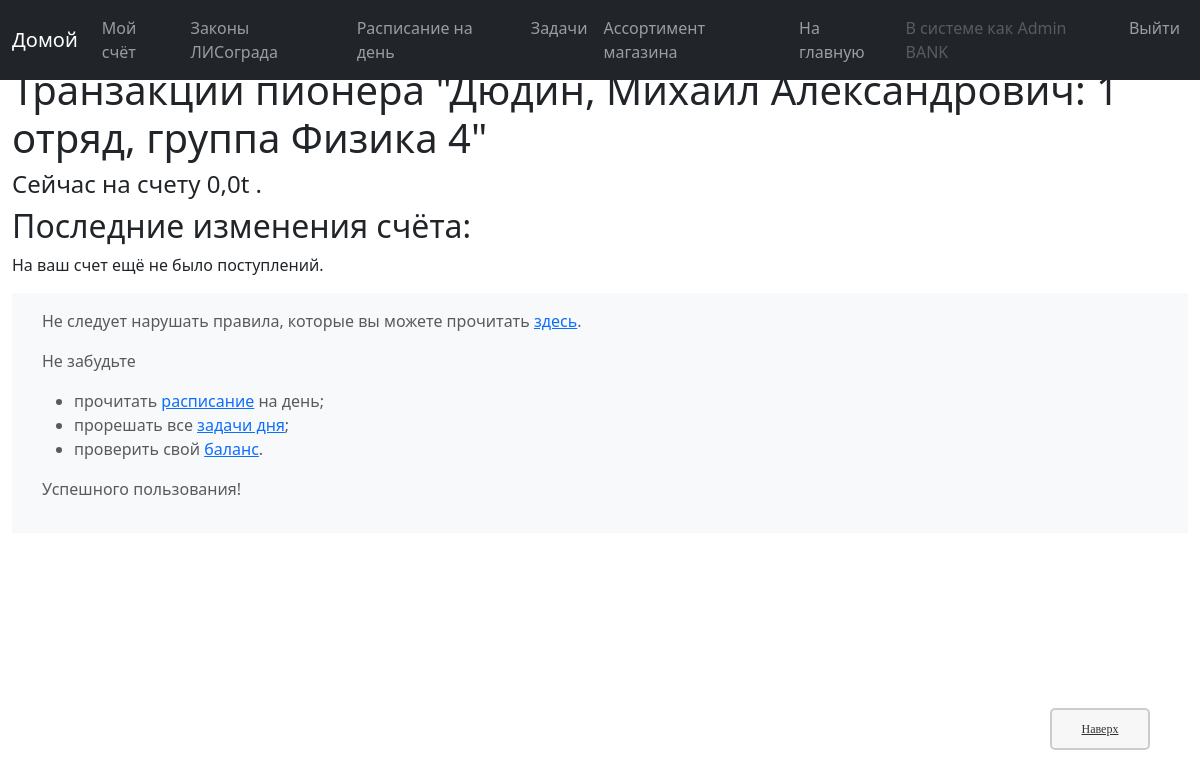
/bank/transactions/e4f83396-c6a0-4e1c-88b1-6a82a0831362/ (signed in), run on the app's committed database.
### bank/models.py (models this page shows, shortened)
class account(models.Model):
    user = models.OneToOneField(User, on_delete=models.CASCADE, verbose_name=gc('account, fields, user, verbose_name'))
    balance = models.FloatField(default=0, verbose_name=gc('account, fields, balance, verbose_name'))
    id = models.UUIDField(primary_key=True, default=uuid.uuid4, help_text=gc('account, fields, id, help_text'))#, editable=False)
    first_name = models.CharField(max_length=40, default=gc('account, fields, first_name, default'),
                                  verbose_name=gc('account, fields, first_name, verbose_name'))   #   Имя
    middle_name = models.CharField(max_length=40, default=gc('account, fields, middle_name, default'),
                                   verbose_name=gc('account, fields, middle_name, verbose_name')) #   Отчество
    last_name = models.CharField(max_length=40, default=gc('account, fields, last_name, default'),
                                 verbose_name=gc('account, fields, last_name, verbose_name'))     #   Фамилия
    user_group = models.CharField(max_length=40, choices=EXISTING_GROUPS, default='None',
                                  help_text=gc('account, fields, user_group, help_text'),
                                  verbose_name=gc('account, fields, user_group, verbose_name'))
    party = models.IntegerField(default=0, verbose_name=gc('account, fields, party, verbose_name'))
    theme_self = models.CharField(max_length=50, choices=EXISTING_THEMES, default='default',
                                  help_text=gc('account, fields, theme_self, help_text'),
                                  verbose_name=gc('account, fields, theme_self, verbose_name'))
    account_status = models.CharField(max_length=100, default='', blank=True,
                                      verbose_name=gc('account, fields, account_status, verbose_name'))
    class Meta:
        ordering = ["party", "last_name"]
        permissions = PERMISSIONS
    def info(self) -> str:
        return f'{self.last_name}, {self.first_name} {self.middle_name}: {self.party} {gc("account, methods, info")} {self.user_group}'
    def short_name(self) -> str:
        return f'{self.last_name} {self.first_name}'

### bank/views/view_info.py (the view)
# urls.py: re_path(r'^transactions/(?P<pk>[-\w]+)/$', view_info.all_accounts_detail_view, name='account-detail'),
@permission_required('bank.staff_')
def all_accounts_detail_view(request, pk):
    account_ = get_object_or_404(account, id=pk)
    object_list = [i for i in transaction.objects.filter(receiver=account_)]
    for i in transaction.objects.filter(creator=account_):
        object_list.append(i)
    paginator1 = Paginator(object_list, 25)
    page1 = request.GET.get('page1')
    try:
        items1 = paginator1.page(page1)
    except PageNotAnInteger:
        items1 = paginator1.page(1)
    except EmptyPage:
        items1 = paginator1.page(paginator1.num_pages)
    return render(
        request,
        'bank/info_view/transactions_detail.html',
        context={
            'account': account_,
            'object_list': items1,
        }
    )

### templates/bank/info_view/transactions_detail.html
{% extends "bank/base_generic.html" %}
{% block content %}
    <h1>Транзакции пионера "{{ account.info }}"</h1>
    <h4>Сейчас на счету
        {% if account.balance > 0 %}
            <span class="green">{{account.balance}}t</span>
        {% elif account.balance == 0 %}
            {{account.balance}}t
        {% else %}
            <span class="red">{{account.balance}}t</span>
        {% endif %}
    .</h4>
    <h2>Последние изменения счёта:</h2>
    {% if object_list %}
    <table class="table table-striped table-hover table-bordered" cellpadding=30px>
        <thead>
            <tr>
                <th score="col">Дата</th>
                <th score="col">Изменение счёта</th>
                <th score="col">Тип изменения</th>
                <th score="col">Комментарий</th>
                <th score="col">Создатель</th>
            </tr>
        </thead>
        <tbody>
            {% for element in object_list %}
            <tr>
                <td>{{ element.date }}</td>
                <td>
                    {% if '-' in element.sign %}
                        {% if element.receiver == account %}
                        <span class="red">-{{ element.get_sum }}</span>
                        {% else %}
                        <span class="green">+{{ element.get_sum }}</span>
                        {% endif %}
                    {% else %}
                        {% if element.receiver == account %}
                        <span class="green">+{{ element.get_sum }}</span>
                        {% else %}
                        <span class="red">-{{ element.get_sum }}</span>
                        {% endif %}
                    {% endif %}
                </td>
                <td>{{ element.get_type_of }}</td>
                <td><pre class="text-break multiple-text">{{ element.comment }}</pre></td>
                <td>{{ element.history }}</td>
            </tr>
            {% endfor %}
        </tbody>
    </table>
    {% else %}
      <p>На ваш счет ещё не было поступлений.</p>
    {% endif %}
{% endblock %}

### templates/bank/base_generic.html (shortened to what this page needs)
<!DOCTYPE html>
<html lang="ru">
<head>
  {% load static %}
  <link rel="stylesheet" href="{% static 'src/bootstrap/css/bootstrap.min.css' %}">
  <link id="main-style" rel="stylesheet" href="{% static 'bank/css/styles.css' %}">
</head>
<body>
    <div class="top-panel" role="navigation">
        <nav class="navbar navbar-expand-md navbar-dark fixed-top bg-dark">
            <div class="container-fluid">
              <a class="navbar-brand" href="{% url 'index_of_bank' %}">Домой</a>
              <div class="collapse navbar-collapse" id="navbarCollapse">
                <ul class="navbar-nav me-auto">
                    {% if user.is_authenticated %}
                        <li class="nav-item"><a class="nav-link" aria-current="page" href="{% url 'my-transactions' %}">Мой счёт</a></li>
                    {% endif %}
                    <li class="nav-item"><a class="nav-link" aria-current="page" href="{% url 'rules' %}">Законы ЛИСограда</a></li>
                    <li class="nav-item"><a class="nav-link" aria-current="page" href="{% url 'plans' %}">Расписание на день</a></li>
                    <li class="nav-item"><a class="nav-link" aria-current="page" href="{% url 'answers' %}">Задачи</a></li>
                    <li class="nav-item"><a class="nav-link" aria-current="page" href="{% url 'shop' %}">Ассортимент магазина</a></li>
                    <li class="nav-item"><a class="nav-link" aria-current="page" href="{% url 'index' %}">На главную</a></li>
                </ul>
                <ul class="navbar-nav ms-auto">
                    {% if user.is_authenticated %}
                    <li class="nav-item"><a class="nav-link disabled">В системе как {{ request.user.account.short_name }}</a></li>
                    <li class="nav-item"><a class="nav-link" aria-current="page" href="{% url 'logout' %}?next={{ request.path }}">Выйти</a></li>
                    {% else %}
                    <li class="nav-item"><a class="nav-link disabled">Вы не авторизированы в системе</a></li>
                    <li class="nav-item"><a class="nav-link" aria-current="page" href="{% url 'login' %}?next={{ request.path }}">Войти</a></li>
                    {% endif %}
                </ul>
              </div>
            </div>
        </nav>
    </div>
    <div class="container-fluid main">
        <div class="row">
            <div class="col-sm-12" style="margin-top: 66px;margin-bottom: 66px;">
                {% block content %}
                {% endblock %}
                <a href="#top" title="В начало" tabindex="-1" class="topbutton">Наверх</a>
                {% block footer %}
                <footer class="footer mt-auto py-3 bg-body-tertiary">
                    <div class="container">
                        <span class="text-body-secondary">
                            <p>Не следует нарушать правила, которые вы можете прочитать <a href="{% url 'rules' %}">здесь</a>.</p>
                            <p>Не забудьте
                            <ul>
                                <li>прочитать <a href="{% url 'plans' %}">расписание</a> на день;</li>
                                <li>прорешать все <a href="{% url 'answers' %}">задачи дня</a>;</li>
                                <li>проверить свой <a href="{% url 'my-transactions' %}">баланс</a>.</li>
                            </ul></p>
                            <p>Успешного пользования!</p>
                        </span>
                    </div>
                </footer>
                {% endblock %}
            </div>
        </div>
    </div>
</body>
</html>

### static/bank/css/styles.css (style rules this page uses)
.topbutton { width:100px; border:2px solid #ccc; background:#f7f7f7; text-align:center; padding:10px; position:fixed; bottom:50px; right:50px; cursor:pointer; color:#333; font-family:verdana; font-size:12px; border-radius: 5px; -moz-border-radius: 5px; -webkit-border-radius: 5px; -khtml-border-radius: 5px; }

### data on the page
account: info "Дюдин, Михаил Александрович: 1 отряд, группа Физика 4", balance "0,0"

### other printed values
{{ request.user.account.short_name }} "Admin BANK"
